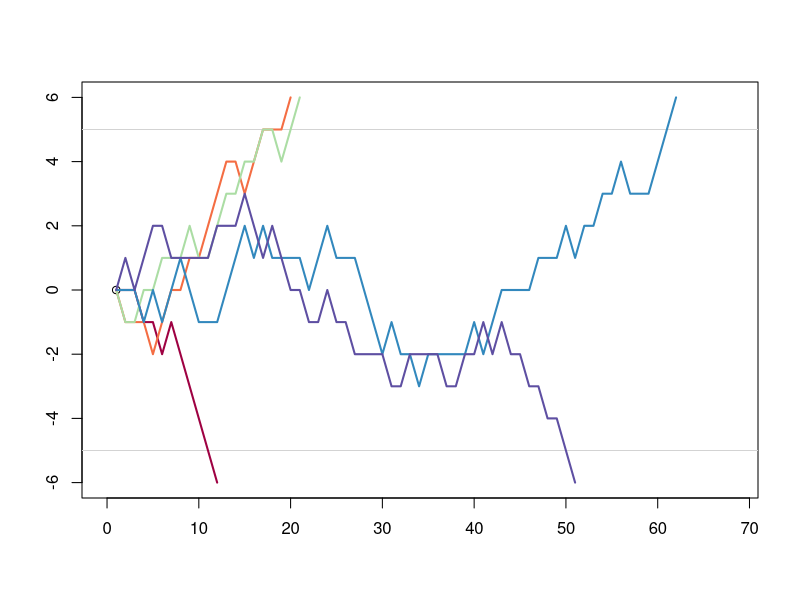

Recreate this plot in R.
## ---- chunk 1
library(tidyverse)
## ---- chunk 2
sqrt(1:10)
## ---- chunk 3
for (i in 1:5) {
  print(i)
}
## ---- chunk 4
for (animal_type in c("cat", "dog", "fish")) {
  print(animal_type)
}
## ---- chunk 5
animal_type
## ---- chunk 6
for (i in c(1:5, 5:1)) {
  cat(rep('*', i), '\n', sep='')
}
## ---- chunk 7
# install.packages("praise")

for (i in 1:10) {
  print(praise::praise())
}
## ---- chunk 8
list.files(pattern = "*.qmd")

for (filename in list.files(pattern = "*.qmd")) {
  nlines <- length(read_lines(filename))
  print(paste("Filename", filename, "has", nlines, "lines"))
}
## ---- chunk 9
starwars
starwars$films

# initialize the new column
starwars$n_films <- NA

# loop through values 
for (i in 1:nrow(starwars)) {
  ## double brackets to get the vector of films for each row [[]]
  ## because films is a list column
  starwars$n_films[i] <- length(starwars$films[[i]]) 
}
starwars
## ---- chunk 10
for (i in 1:5) {
  for (j in 1:i) {  # use outer loop i as endpoint for this loop
    cat("*")
  }
  cat("\n")
}
## ---- chunk 11
my_list <- list(df = mtcars, 
                first_name = "Bob",
                ages = c(45, 23, 37),
                another_list = list(a = 1, b = c(4, 2, 0, 13)))
my_list
## ---- chunk 12
my_list$first_name
## ---- chunk 13
my_list[2]
## ---- chunk 14
class(my_list[2])
## ---- chunk 15
my_list[[2]]
## ---- chunk 16
# first row of the data frame
my_list[[1]][1,]

# first element of the list in the 4th position
my_list[[4]][[1]]

# mpg column of data frame called df
my_list$df$mpg
## ---- chunk 17
my_list$another_list$b[4]

my_list[[4]][[2]][[4]]
## ---- chunk 18
# output that we're going to change
result <- 1 

# initial value for the loop
x <- 10

while (x > 0) {  # loop only runs when this is true
  result <- result * x
  # something that will potentially change x, so the loop can stop eventually
  x <- x - 1
}

result
## ---- chunk 19
# keep track of rounds
round <- 0

current_position <- 0

while (abs(current_position) < 6) {
  round <- round + 1
  current_position <- current_position + sample(c(-1, 0, 1), 1)
}

round
## ---- chunk 20
result <- rep(NA, 5)

for (i in 1:5) {
  round <- 0
  current_position <- 0
  while (abs(current_position) < 10) {
    round <- round + 1
    current_position <- current_position + sample(c(-1, 0, 1), 1)
  }
  result[i] <- round
}
result
## ---- chunk 21
result <- vector("list", 5)  # makes an empty list

for (i in 1:5) {
  path <- c(0)
  current_position <- 0
  while (abs(current_position) < 6) {
    current_position <- current_position + sample(c(-1, 0, 1), 1)
    path <- c(path, current_position)
  }
  result[[i]] <- path
}
result
## ---- chunk 22
# get longest path
max_length <- max(sapply(result, length))

# set up a plot
plot(x=1, y=0, 
     xlim = c(0, max_length * 1.1), 
     ylim = c(-6, 6),
     xlab = NA, ylab = NA)
abline(a=5, b=0, col="lightgray")
abline(a=-5, b=0, col="lightgray")

color_list <- c("#9e0142","#f46d43","#abdda4","#3288bd","#5e4fa2")

# add lines to the plot
for (i in 1:length(result)) {
  lines(result[[i]], 
        col = color_list[i],
        lwd=2)
}

## ---- chunk 23
# this code will generate a random "heads" or "tails"
sample(c("heads", "tails"), 1)

heads_count = 0
flips = 0

while (heads_count < 5) {
  result = sample(c("heads", "tails"), 1)
  flips = flips + 1
  
  if (result == "heads") {
    heads_count = heads_count + 1
  }
}

flips
